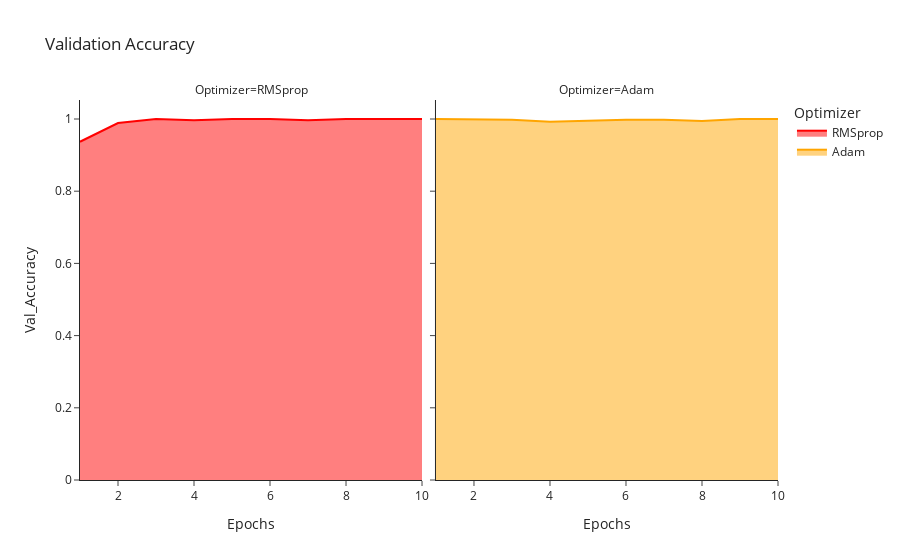

Source (notebook cell):
### Code cell
import plotly.express as px
import plotly.io as pio
import statsmodels.api as sm
scatterplot = px.area(
    data_frame=opt,
    x = "Epochs",
    y = "Val_Accuracy",
    color = "Optimizer",
    color_discrete_sequence = ["red","orange"],
    facet_col='Optimizer',       # assign marks to subplots in the horizontal direction
    facet_col_wrap=2,
    title='Validation Accuracy',
    template = 'simple_white')
pyo.iplot(scatterplot,filename ='Opt_val_acc')

### Figure 1 — Plotly figure (JSON) as saved in the notebook; plotly's stock layout.template omitted (floating-point values rounded to 4 significant figures)
{"data": [{"hovertemplate": "Optimizer=RMSprop<br>Epochs=%{x}<br>Val_Accuracy=%{y}<extra></extra>", "legendgroup": "RMSprop", "line": {"color": "red"}, "mode": "lines", "name": "RMSprop", "orientation": "v", "showlegend": true, "stackgroup": "1", "type": "scatter", "x": [8, 2, 10, 9, 7, 3, 5, 4, 6, 1], "xaxis": "x", "y": [1, 0.9889, 1, 1, 0.9963, 1, 1, 0.9963, 1, 0.937], "yaxis": "y"}, {"hovertemplate": "Optimizer=Adam<br>Epochs=%{x}<br>Val_Accuracy=%{y}<extra></extra>", "legendgroup": "Adam", "line": {"color": "orange"}, "mode": "lines", "name": "Adam", "orientation": "v", "showlegend": true, "stackgroup": "1", "type": "scatter", "x": [9, 8, 10, 2, 7, 1, 5, 6, 3, 4], "xaxis": "x2", "y": [1, 0.9944, 1, 0.9981, 0.9981, 1, 0.9963, 0.9981, 0.9981, 0.9926], "yaxis": "y2"}], "layout": {"annotations": [{"showarrow": false, "text": "Optimizer=RMSprop", "x": 0.245, "xanchor": "center", "xref": "paper", "y": 1, "yanchor": "bottom", "yref": "paper"}, {"showarrow": false, "text": "Optimizer=Adam", "x": 0.755, "xanchor": "center", "xref": "paper", "y": 1, "yanchor": "bottom", "yref": "paper"}], "legend": {"title": {"text": "Optimizer"}, "tracegroupgap": 0}, "title": {"text": "Validation Accuracy"}, "xaxis": {"anchor": "y", "domain": [0, 0.49], "title": {"text": "Epochs"}}, "xaxis2": {"anchor": "y2", "domain": [0.51, 1], "matches": "x", "title": {"text": "Epochs"}}, "yaxis": {"anchor": "x", "domain": [0, 1], "title": {"text": "Val_Accuracy"}}, "yaxis2": {"anchor": "x2", "domain": [0, 1], "matches": "y", "showticklabels": false}}}
